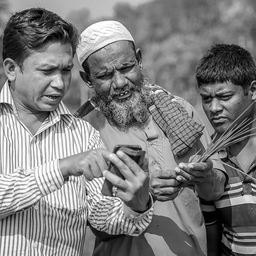
%> input picture 3-people.jpg (cropped and resized to the size of MATLAB's example picture, made grey), 256 x 256 px, given in place of cameraman.tif, which was not available
$ octave jpeg_compression.m   (GNU Octave 9; MATLAB toolbox functions it lacks are replaced by stand-ins)
%> lines starting %> are read from the running program, lines starting %| are printed output that depends on the picture; long printed decimals are rounded; pictures that were not available may be replaced by others from this repository, and a replacement may not be noted
clc;clear all;close all;
u=imread('cameraman.tif');
%> u is the input picture: size 256x256 uint8; min 0, max 255, mean 125.8
th = input("Enter the Threshold value : ");
%> the answer given: 100
[r0,c0]=size(u);
%> r0 = 256; c0 = 256
for i=1:8:r0
for j=1:8:c0
blk=u(i:i+7,j:j+7);
temp=dct2(blk);
temp(abs(temp)<=th)=0;
g=idct2(temp);
out(i:i+7,j:j+7)=g;
end
end
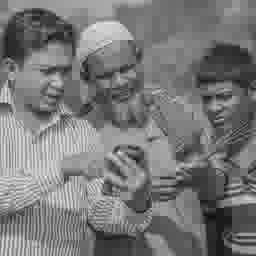
%> out: size 256x256 double; min -37.62, max 308.5, mean 125.7; drawn with min black and max white
%> after the loop, temp = [1110.3 0 0 0 0 0 0 0; 290.6 0 0 0 0 0 0 0; -197.3 0 0 0 0 0 0 0; 114.5 0 0 0 0 0 0 0; 0 0 0 0 0 0 0 0; 0 0 0 0 0 0 0 0; 0 0 0 0 0 0 0 0; 0 0 0 0 0 0 0 0]
out=uint8(out);
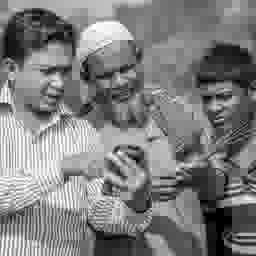
%> out: size 256x256 uint8; min 0, max 255, mean 125.7
[s,t] = size(temp);
%> s = 8; t = 8
nz = nnz(temp);
%> nz = 4
e = s*t;
%> e = 64
fprintf("Compression ratio is %d : %d\n",nz,e);
%| Compression ratio is 4 : 64
error = zeros(8);
error = abs(u-out);
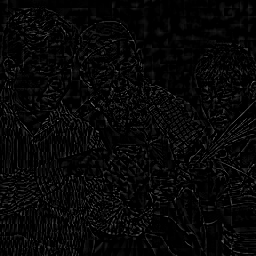
%> error: size 256x256 uint8; min 0, max 113, mean 7.5
errms = rms(out);
%> errms = 256 values, max 15.97 at index 1, min 14.39 at index 219, mean 15.88
irms = rms(error);
%> irms = 256 values, max 10.11 at index 47, min 6.27 at index 149, mean 8.09
snr = errms / irms
%> snr = 1.95
fprintf(" The Signal To Noise Ratio is : %f\n",snr);
%|  The Signal To Noise Ratio is : 1.946
snrt = num2str(snr);
%> snrt = '1.9462'
tex = "output_" + snrt + ".png";
%> tex = 'output_1.9462.png'
imwrite(out,tex);
subplot(1,2,1);
imshow(u);
subplot(1,2,2);
imshow(uint8(out));
